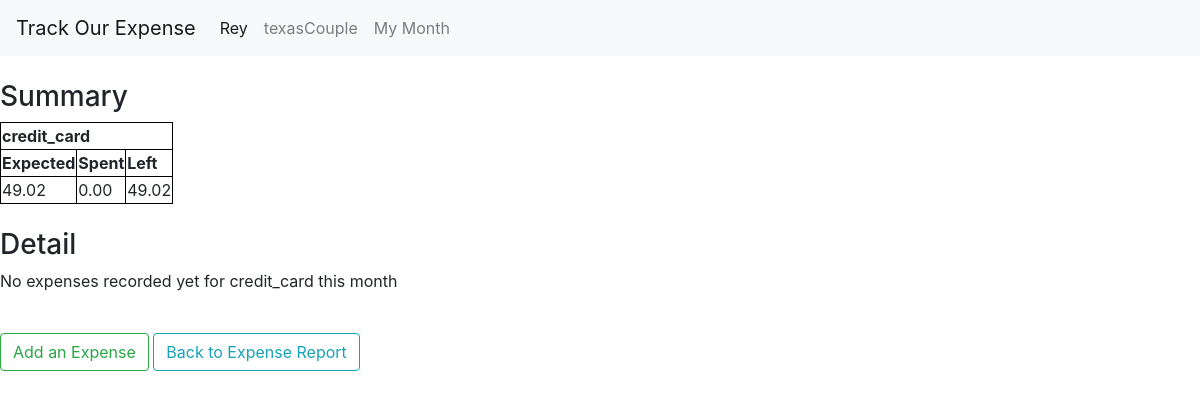
Page /expenses/1/9/detailExpense/ (signed in) on the earlier database version.
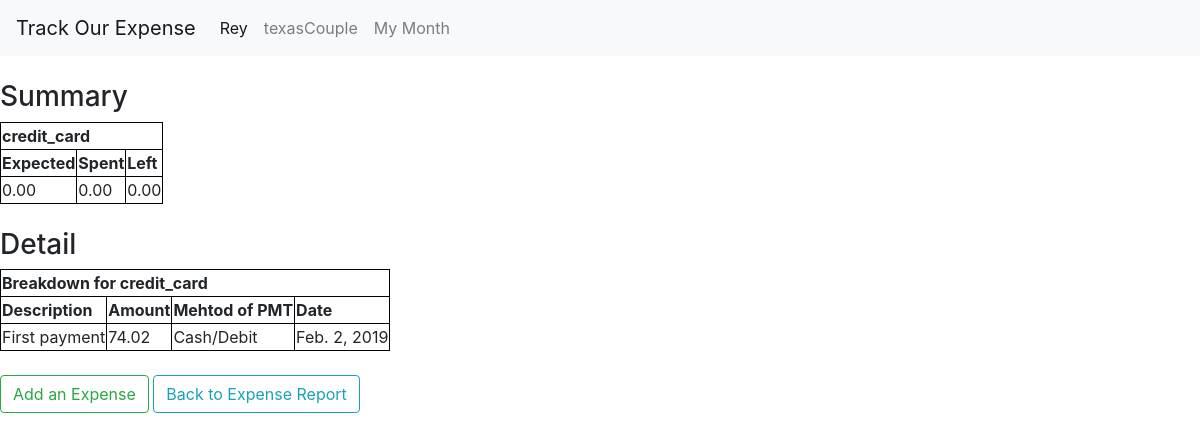
Same page on the later database version.
### categories/models.py (models this page shows, shortened)
class Category(models.Model):
    category_person = models.ForeignKey(People, on_delete=models.CASCADE)
    category_name = models.CharField(max_length=200)
    category_expected = models.DecimalField(max_digits=8,decimal_places=2)
    category_spent = models.DecimalField(max_digits=8,decimal_places=2,default=0)
    category_date = models.DateField(default=datetime.datetime.now)

### expenses/models.py (models this page shows, shortened)
class Expense(models.Model):
    expense_category = models.ForeignKey(Category, on_delete=models.CASCADE)
    expense_amount = models.DecimalField(max_digits=8,decimal_places=2)
    expense_description = models.CharField(max_length=200)
    expense_date = models.DateField(default=datetime.datetime.now)
    credit_card = "Credit"
    debit_card = "Cash/Debit"
    pmtChoices = (
        (credit_card , "Credit"),(debit_card,"Cash/Debit" )
    )
    method_of_payment = models.CharField(
        choices = pmtChoices,
        default = debit_card,
        max_length = 11
    )

### expenses/views.py (the view)
# urls.py: path("<int:person_id>/<int:category_id>/detailExpense/",views.category_expense_list, name='category_expense_list'),
def category_expense_list(request,person_id,category_id):
    if request.user.is_authenticated:
        person = get_object_or_404(People, id=person_id)
        category = get_object_or_404(Category, id=category_id)
        if len(category.expense_set.all())>0:
            expenses = get_list_or_404(Expense,expense_category=category )
        else:
            expenses = []
        current_user = current_user = get_object_or_404(People, username=request.user)
        context = {
            'person':person,
            'category':category,
            'expenses':expenses,
            'month':category.category_date.month,
            'year':category.category_date.year,
            'current_user':current_user
        }
        today = datetime.datetime.today()
        context["this_month"] = today.month
        context["this_year"] = today.year
        return render(request,"expenses/category_expense_detail.html" ,context)
    else:
        context= {}
        return render(request,'bases/landing_request_login.html',context)

### categories/templatetags/categories_extras.py (called while the page is built)
def subtract(value,arg):
    return value - arg

### expenses/templates/expenses/category_expense_detail.html
{% extends 'bases/header.html' %}
{% block content %}
{% load categories_extras %}
<br>
<h3>Summary</h3>
<table>
    <thead>
        <tr>
            <th colspan="3" >{{category.category_name}}</th>
        </tr>
        <tr>
            <th>Expected</th>
            <th>Spent</th>
            <th>Left</th>
        </tr>
    </thead>
    <tbody>
        <tr>
            <td>{{category.category_expected}}</td>
            <td>{{category.category_spent}}</td>
            <td>{{category.category_expected|subtract:category.category_spent}}</td>
        </tr>
    </tbody>
</table>
<br>
<h3>Detail</h3>
{% if expenses|length > 0 %}
    <table>
        <thead>
            <tr>
                <th colspan="4" >Breakdown for {{category.category_name}}</th>
            </tr>
            <tr>
                <th>Description</th>
                <th>Amount</th>
                <th>Mehtod of PMT</th>
                <th>Date</th>
            </tr>
        </thead>
        <tbody>
            {% for expense in expenses %}
            <tr>
                <td>{{expense.expense_description}}</td>
                <td>{{expense.expense_amount}}</td>
                <td>{{expense.method_of_payment}}</td>
                <td>{{expense.expense_date}}</td>
            </tr>
            {% endfor %}
        </tbody>
    </table>
{% else %}
    <p>No expenses recorded yet for {{category.category_name}} this month</p>
{% endif %}
<br>
<a href="{% url 'expenses:add_expense' person_id=person.id category_id=category.id %}"><button type='button' class='btn btn-outline-success' >Add an Expense</button></a> <a href="{% url 'categories:person_category_index' person_id=person.id month=month year=year %}" ><button type='button' class='btn btn-outline-info' >Back to Expense Report</button></a>
<br><br><br>
{% endblock %}

Differences in the rows shown:
changed Category "credit_card": category_expected "49.02" → "0.00"; category_expected|subtract "49.02" → "0.00"
added Expense: expense_description "First payment", expense_amount "74.02", method_of_payment "Cash/Debit", expense_date "Feb. 2, 2019"
Other differences:
text no longer shown: "No expenses recorded yet for this month"
text now shown: "Breakdown for Description Amount Mehtod of PMT Date"
